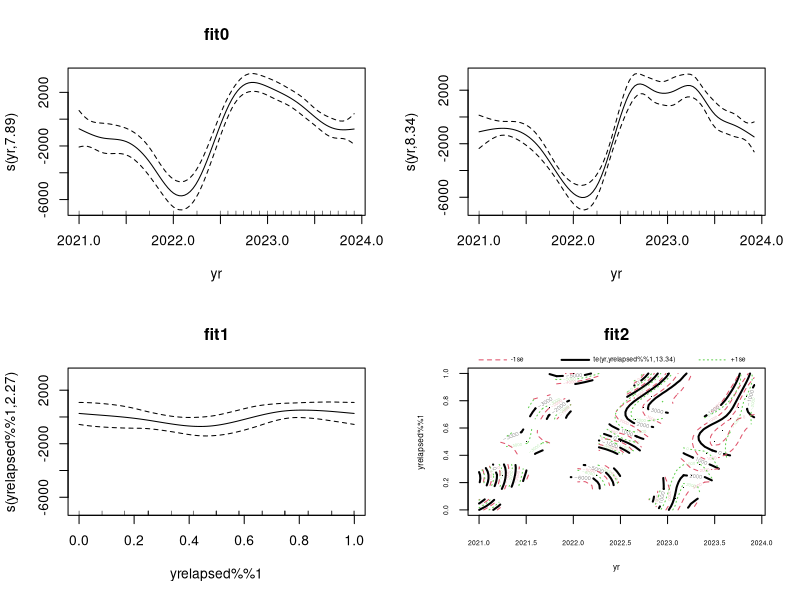
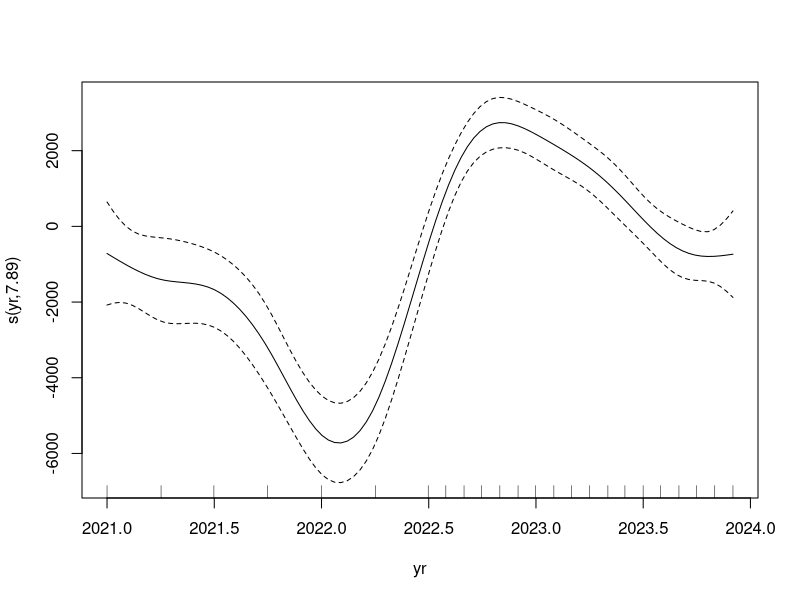
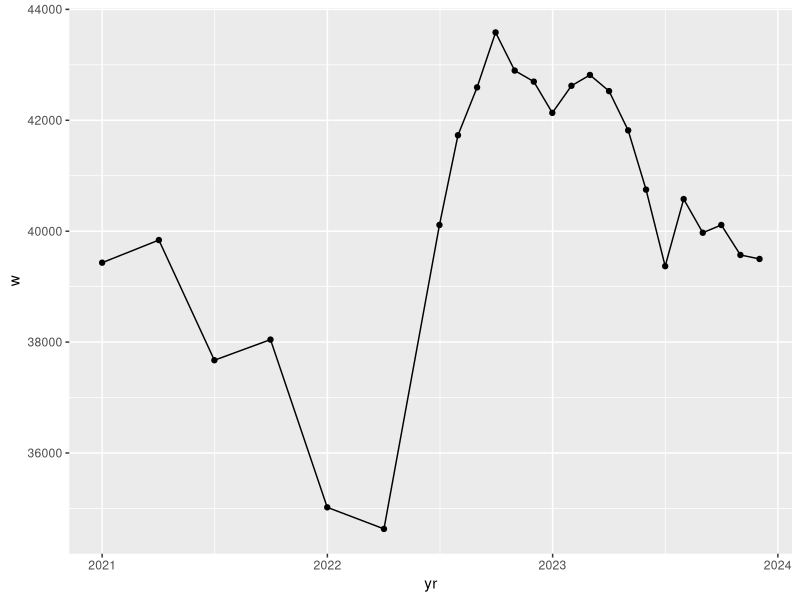

The R script that drew these images, in order:
library(data.table)
library(readxl)
library(mgcv)
library(ggplot2)
whd.DT <- data.table(read_excel('whd_data/14(c) Certificate Holder Archived List_data.xlsx'))

w.by.date.DT <- whd.DT[ , .(w=sum(as.numeric(`Workers Paid Subminimum Wages`), na.rm=TRUE)), by=.(list.date=as.Date(`List Date`))]
w.by.date.DT[ , moelapsed := as.numeric((list.date-min(list.date))/365.25*12)]
w.by.date.DT[ , yrelapsed := as.numeric((list.date-min(list.date))/365.25)]
w.by.date.DT[ , yr := yrelapsed + min(year(list.date))]

fit0 <- gam(w ~ s(yr), data=w.by.date.DT)
fit1 <- gam(w ~ s(yr, bs='cr') + s(yrelapsed %% 1, bs='cc'), data=w.by.date.DT)
fit2 <- gam(w ~ te(yr, yrelapsed %% 1, bs=c('cr', 'cc')), data=w.by.date.DT)

par(mfrow=c(2,2)); plot(fit0); title('fit0'); plot(fit1); title('fit1'); plot(fit2); title('fit2')
par(mfrow=c(1,1)); plot(fit0)

ggplot(w.by.date.DT, aes(x=yr, y=w)) + geom_line() + geom_point()